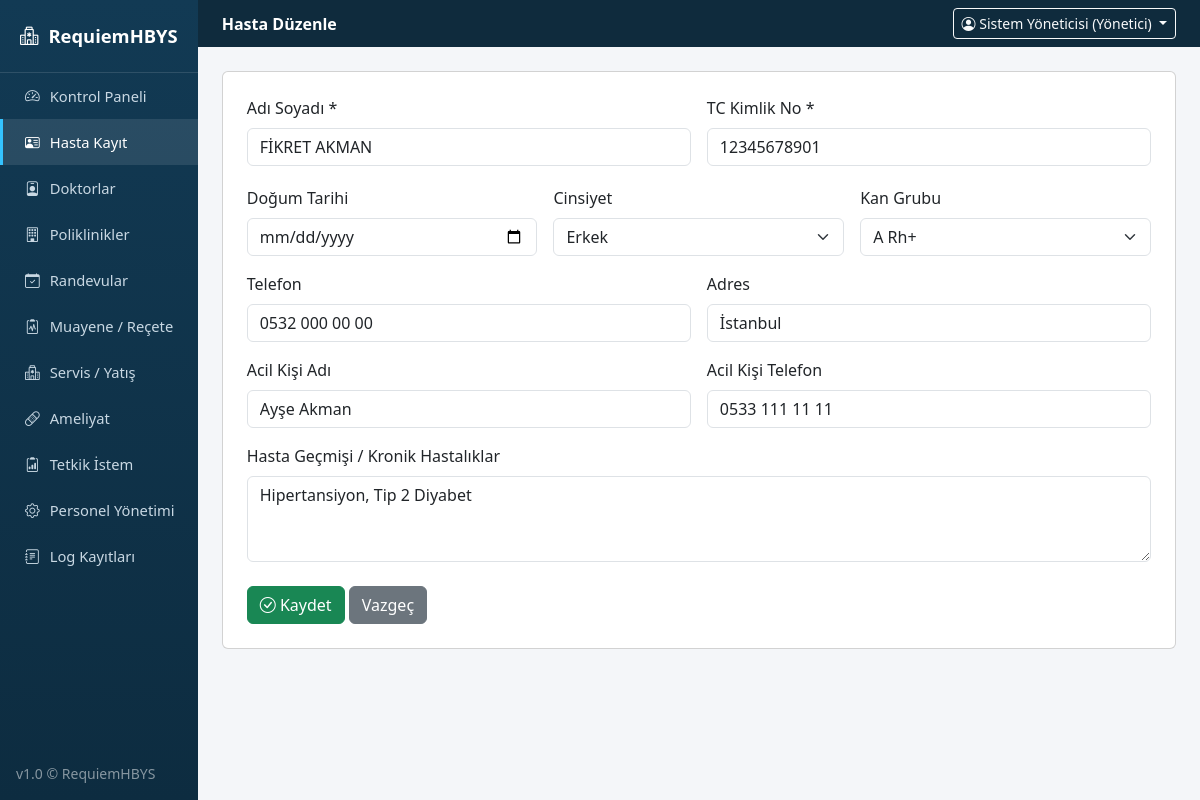
The app's page /hastalar/form/1 (signed in) with its own data.
### tables this page shows
CREATE TABLE hastalar (
            id INTEGER PRIMARY KEY AUTOINCREMENT,
            ad_soyad TEXT NOT NULL,
            tc TEXT,
            dogum_tarihi TEXT,
            cinsiyet TEXT,
            kan_grubu TEXT,
            telefon TEXT,
            adres TEXT,
            acil_ad TEXT,
            acil_tel TEXT,
            gecmis TEXT,
            kayit_tarihi TEXT
        );

### app.py (the view)
@app.route("/hastalar/form")
@app.route("/hastalar/form/<int:hid>")
@login_required
@modul_gerekli("hasta")
def hasta_form(hid=None):
    hasta = db.hasta_getir_tek(hid) if hid else None
    return render_template("hasta_form.html", hasta=hasta)

### app.py (called while the page is built)
def login_required(f):
    @wraps(f)
    def wrapper(*args, **kwargs):
        if "user_id" not in session:
            flash("Lütfen giriş yapın.", "warning")
            return redirect(url_for("login"))
        return f(*args, **kwargs)
    return wrapper

def modul_gerekli(modul):
    def decorator(f):
        @wraps(f)
        def wrapper(*args, **kwargs):
            rol = session.get("rol")
            izinli = ROL_MODUL_YETKILERI.get(rol, set())
            if modul not in izinli:
                db.log_ekle(session.get("ad"), rol, "YETKİ", "ERİŞİM_RED",
                            f"'{modul}' modülüne yetkisiz erişim denemesi ({request.path}).", "Başarısız")
                flash("Bu sayfa için yetkiniz bulunmuyor.", "danger")
                return redirect(url_for("dashboard"))
            return f(*args, **kwargs)
        return wrapper
    return decorator

@app.context_processor
def inject_globals():
    def modul_yetkili(modul):
        return modul in ROL_MODUL_YETKILERI.get(session.get("rol"), set())
    return {"simdi": datetime.now().strftime("%d.%m.%Y %H:%M"), "modul_yetkili": modul_yetkili}

### database.py (called while the page is built)
    def sorgula(self, sql, params=()):
        cur = self.conn.cursor()
        cur.execute(sql, params)
        return [dict(r) for r in cur.fetchall()]

    def sorgula_tek(self, sql, params=()):
        r = self.sorgula(sql, params)
        return r[0] if r else None

    def hasta_getir_tek(self, hid):
        return self.sorgula_tek("SELECT * FROM hastalar WHERE id=?", (hid,))

### templates/hasta_form.html (shortened to what this page needs)
{% extends "base.html" %}
{% block page_header %}{{ 'Hasta Düzenle' if hasta else 'Yeni Hasta' }}{% endblock %}
{% block content %}
<div class="card p-4">
  <form method="post" action="{{ url_for('hasta_kaydet') }}">
    <div class="row g-3">
      <div class="col-md-6">
        <label class="form-label">Adı Soyadı *</label>
        <input class="form-control" name="ad_soyad" value="{{ hasta.ad_soyad if hasta else '' }}" required>
      </div>
      <div class="col-md-6">
            <label class="form-label">TC Kimlik No *</label>
            <input type="text" class="form-control" name="tc" value="{{ hasta.tc if hasta else '' }}" maxlength="11" oninput="this.value = this.value.replace(/[^0-9]/g, '')" required>
        </div>
    </div>
    <div class="row g-3 mt-1">
        <div class="col-md-4">
            <label class="form-label">Doğum Tarihi</label>
<input type="date" class="form-control" name="dogum_tarihi" value="{{ hasta.dogum_tarihi if hasta else '' }}" onclick="this.showPicker()">        </div>
      <div class="col-md-4">
        <label class="form-label">Cinsiyet</label>
        <select class="form-select" name="cinsiyet">
          {% for c in ["Erkek", "Kadın"] %}
          <option value="{{ c }}" {{ 'selected' if hasta and hasta.cinsiyet==c }}>{{ c }}</option>
          {% endfor %}
        </select>
      </div>
      <div class="col-md-4">
        <label class="form-label">Kan Grubu</label>
        <select class="form-select" name="kan_grubu">
          {% for k in ["A Rh+", "A Rh-", "B Rh+", "B Rh-", "AB Rh+", "AB Rh-", "0 Rh+", "0 Rh-"] %}
          <option value="{{ k }}" {{ 'selected' if hasta and hasta.kan_grubu==k }}>{{ k }}</option>
          {% endfor %}
        </select>
      </div>
      <div class="col-md-6">
        <label class="form-label">Telefon</label>
        <input type=text class="form-control" name="telefon" value="{{ hasta.telefon if hasta else '' }}" maxlength=11 oninput="this.value = this.value.replace(/[^0-9]/g, '')">
      </div>
      <div class="col-md-6">
        <label class="form-label">Adres</label>
        <input class="form-control" name="adres" value="{{ hasta.adres if hasta else '' }}">
      </div>
      <div class="col-md-6">
        <label class="form-label">Acil Kişi Adı</label>
        <input class="form-control" name="acil_ad" value="{{ hasta.acil_ad if hasta else '' }}">
      </div>
      <div class="col-md-6">
        <label class="form-label">Acil Kişi Telefon</label>
        <input tpye=text class="form-control" name="acil_tel" value="{{ hasta.acil_tel if hasta else '' }}" maxlength=11 oninput="this.value = this.value.replace(/[^0-9]/g, '')">
      </div>
      <div class="col-12">
        <label class="form-label">Hasta Geçmişi / Kronik Hastalıklar</label>
        <textarea class="form-control" name="gecmis" rows="3">{{ hasta.gecmis if hasta else '' }}</textarea>
      </div>
    </div>
    <div class="mt-4">
      <button class="btn btn-success"><i class="bi bi-check-circle"></i> Kaydet</button>
      <a href="{{ url_for('hastalar') }}" class="btn btn-secondary">Vazgeç</a>
    </div>
  </form>
</div>
{% endblock %}

### static/css/style.css (style rules this page uses)
body { background: #f4f6f9; font-family: "Segoe UI", Arial, sans-serif; }

### records on screen
hastalar: ad_soyad "FİKRET AKMAN", tc "12345678901", telefon "0532 000 00 00", adres "İstanbul", acil_ad "Ayşe Akman", acil_tel "0533 111 11 11", gecmis "Hipertansiyon, Tip 2 Diyabet"

### other values on screen
{{ 'Hasta Düzenle' if hasta else 'Yeni Hasta' }} "Hasta Düzenle"
{{ session.get('ad') }} "Sistem Yöneticisi"
{{ session.get('rol') }} "Yönetici"
form field cinsiyet "Erkek"
form field kan_grubu "A Rh+"
